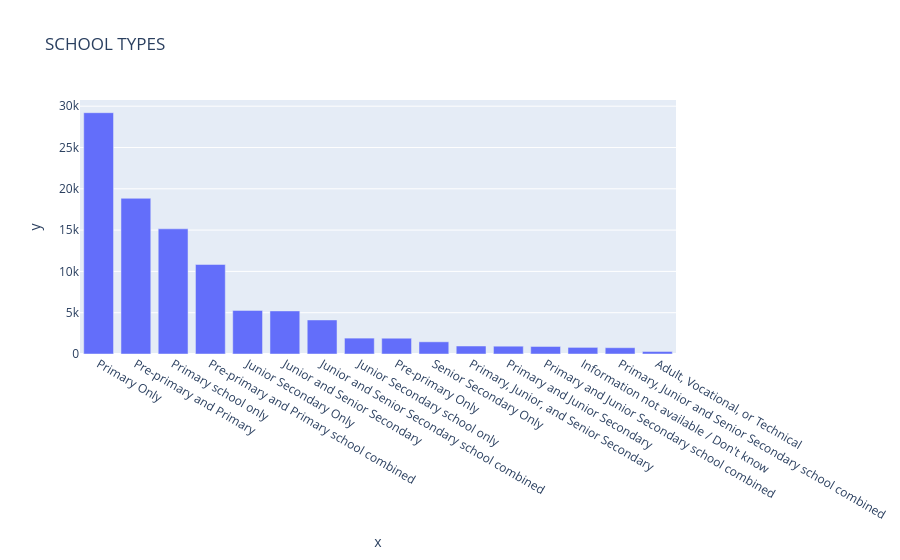

Write notebook code for a chart like this one.
### Code cell
# Part 4: Data Visualization
# Create clear and well-labeled visualizations using Plotly. 
# At minimum, include:
#     Bar chart of school types

fig = px.bar(
    facility_type,
    x=facility_type.index,
    y=facility_type.values,
    title="SCHOOL TYPES"
)

fig.show()

### Figure 1 — Plotly figure (JSON) as saved in the notebook; plotly's stock layout.template omitted (floating-point values rounded to 4 significant figures)
{"data": [{"hovertemplate": "x=%{x}<br>y=%{y}<extra></extra>", "legendgroup": "", "marker": {"color": "#636efa", "pattern": {"shape": ""}}, "name": "", "orientation": "v", "showlegend": false, "textposition": "auto", "type": "bar", "x": ["Primary Only", "Pre-primary and Primary", "Primary school only", "Pre-primary and Primary school combined", "Junior Secondary Only", "Junior and Senior Secondary", "Junior and Senior Secondary school combined", "Junior Secondary school only", "Pre-primary Only", "Senior Secondary Only", "Primary, Junior, and Senior Secondary", "Primary and Junior Secondary", "Primary and Junior Secondary school combined", "Information not available / Don't know", "Primary, Junior and Senior Secondary school combined", "Adult, Vocational, or Technical"], "xaxis": "x", "y": [29211, 18847, 15153, 10840, 5276, 5216, 4122, 1922, 1909, 1476, 969, 946, 912, 800, 763, 305], "yaxis": "y"}], "layout": {"barmode": "relative", "legend": {"tracegroupgap": 0}, "title": {"text": "SCHOOL TYPES"}, "xaxis": {"anchor": "y", "domain": [0, 1], "title": {"text": "x"}}, "yaxis": {"anchor": "x", "domain": [0, 1], "title": {"text": "y"}}}}
